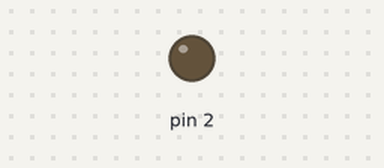
A sketch run on a simulated Arduino Uno, built with avr-gcc and run on an emulated ATmega328P. Parts: output pins drawn as LEDs (lit = HIGH). No radio packets arrive unless stated; what the sketch prints to the serial monitor is not drawn.

Above: at 1.0 s.
Timing chart, 0 to 2.5 s (numbered marks = the images above):
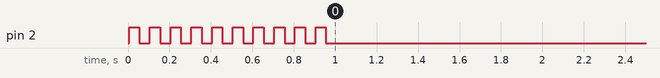

The sketch:

rx1.ino
```cpp
/*
* https://howtomechatronics.com/tutorials/arduino/arduino-wireless-communication-nrf24l01-tutorial/
* https://github.com/nRF24/RF24
*/

#include <SPI.h>
//#include <nRF24L01.h>
#include <RF24.h>
#include <printf.h>

RF24 radio(7, 8); // CE, CSN

const byte address[6] = "00001";

void setup() {
  pinMode(2, OUTPUT);
  Serial.begin(9600);
  printf_begin();

  radio.begin();

  radio.setPALevel(RF24_PA_MIN);
  //radio.enableDynamicPayloads();
  //radio.setAutoAck(true);
  //radio.setDataRate(RF24_250KBPS);
  radio.openReadingPipe(0, address);
  radio.printDetails();
  radio.startListening();

  for (int i = 0; i < 10; i++) {
    digitalWrite(2, HIGH);
    delay(50);
    digitalWrite(2, LOW);
    delay(50);
  }

  Serial.println("pronto...");
}

void loop() {
  if (radio.available()) {
    byte stato = '0';
    radio.read(&stato, sizeof(stato));
    //Serial.println(stato);
    if (stato == '1') digitalWrite(2, HIGH);
    else digitalWrite(2, LOW);
  }
}
```
